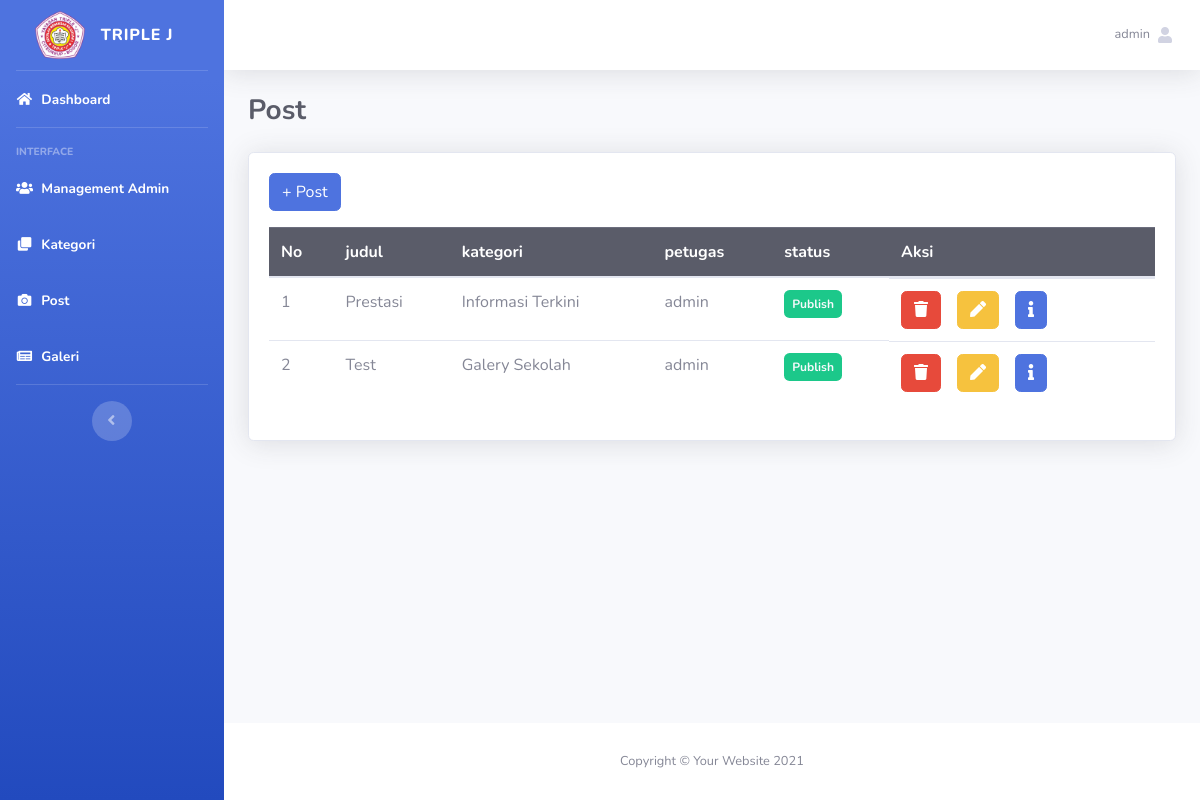
Screenshot of /post.php (signed in) with the database file from the repository.
### tables this page shows
CREATE TABLE `posts` (
  `id` int(11) NOT NULL,
  `judul` varchar(255) NOT NULL,
  `kategori_id` int(11) NOT NULL,
  `isi` text NOT NULL,
  `petugas_id` int(11) NOT NULL,
  `status` varchar(255) NOT NULL,
  `created_at` timestamp NOT NULL DEFAULT current_timestamp() ON UPDATE current_timestamp()
);

CREATE TABLE `kategori` (
  `id` int(11) NOT NULL,
  `judul` varchar(255) NOT NULL
);

CREATE TABLE `petugas` (
  `id` int(255) NOT NULL,
  `username` varchar(255) NOT NULL,
  `password` varchar(255) NOT NULL,
  `created_at` timestamp NOT NULL DEFAULT current_timestamp() ON UPDATE current_timestamp()
);

### post.php (the view, shortened to what this page needs)
<!DOCTYPE html>
<html lang="en">
<head>
    <link href="vendor/fontawesome-free/css/all.min.css" rel="stylesheet" type="text/css">
    <link href="css/sb-admin-2.min.css" rel="stylesheet">
</head>
<body id="page-top">
    <div id="wrapper">
    <?php
    include 'sidebar.php'
    ?>
        <div id="content-wrapper" class="d-flex flex-column">
            <div id="content">
                <?php
                include 'navbar.php'
                ?>
                <div class="container-fluid">
                    <div class="d-sm-flex align-items-center justify-content-between mb-4">
                        <h1 class="h3 font-weight-bold mb-0 text-gray-800">Post</h1>
                    </div>
                    <div class="card shadow mb-4">
                        <div class="card-body">
                            <a href="add_post.php" class="btn btn-primary mb-3">+ Post</a>
                            <table class="table">
                            <thead class="table-dark">
                                <tr>
                                    <th>No</th>
                                    <th>judul</th>
                                    <th>kategori</th>
                                    <th>petugas</th>
                                    <th>status</th>
                                    <th>Aksi</th>
                                </tr>
                            </thead>
                                <?php
                            include 'koneksi.php';
                            $no = 1;
                            $data = mysqli_query($conn, "SELECT posts.*, kategori.judul AS nama_kategori, petugas.username AS nama_petugas FROM posts JOIN kategori ON posts.kategori_id = kategori.id JOIN petugas ON posts.petugas_id = petugas.id");
                                        while($d = mysqli_fetch_array($data)){
                                ?>
                                <tr>
                                    <td><?php echo $no++; ?></td>
                                    <td><?php echo $d['judul']; ?></td>
                                    <td><?php echo $d['nama_kategori'] ?></td>
                                    <td><?php echo $d['nama_petugas']; ?></td>
                                    <td>
                                    <?php
                                    $status = $d['status'];
                                    if ($status == 'publish') {
                                    echo '<span class="p-2 badge bg-success text-light" >Publish</span>';
                                    } elseif ($status == 'draft') {
                                    echo '<span class="p-2 badge bg-primary text-light">Draft</span>';
                                    }
                                    ?>
                                    </td>
                                    <td class="d-flex">
                                    <a href="hapus_post.php?id=<?php echo $d['id']; ?>" class="btn btn-danger btn-md mr-3" onclick="return confirm('Apakah anda yakin ingin menghapus data ini?');"><i class="fas fa-trash"></i></a>
                                    <a href="edit_post.php?id=<?php echo $d['id']; ?>" class="btn btn-warning btn-md mr-3">
                                                                        <i class="fas fa-pen"></i>
                                                                    </a>
                                    <a href="#" class="btn btn-primary btn-md mr-3" data-toggle="modal" data-target="#modalView<?php echo $d['id'];?>"><i class="fa fa-info" aria-hidden="true"></i>
                                </a>
                                    </td>
                               </tr>
                                <?php
                            }
                            ?>
                            </table>
                        </div>
                    </div>
                </div>
            </div>
            <footer class="sticky-footer bg-white">
                <div class="container my-auto">
                    <div class="copyright text-center my-auto">
                        <span>Copyright &copy; Your Website 2021</span>
                    </div>
                </div>
            </footer>
        </div>
    </div>
</body>
</html

### sidebar.php (shortened to what this page needs)
<ul class="navbar-nav bg-gradient-primary sidebar sidebar-dark accordion" id="accordionSidebar">
    <a class="sidebar-brand d-flex align-items-center justify-content-center p-3" href="dashboard.php">
        <div class="sidebar-brand-icon"  >
            <img src="img/tj.png" alt="" width="50px" >
        </div>
        <div class="sidebar-brand-text mx-3">Triple J</div>
    </a>
    <hr class="sidebar-divider my-0">
    <li class="nav-item active">
        <a class="nav-link" href="dashboard.php">
            <i class="fas fa-fw fa-home"></i>
            <span>Dashboard</span></a>
    </li>
    <hr class="sidebar-divider">
    <div class="sidebar-heading">
        Interface
    </div>
    <li class="nav-item active">
        <a class="nav-link" href="manajemen_admin.php">
            <i class="fas fa-fw fa-users"></i>
            <span>Management Admin</span></a>
    </li>
    <li class="nav-item active">
        <a class="nav-link" href="kategori.php">
            <i class="fas fa-fw fa-clone"></i>
            <span>Kategori</span></a>
    </li>
    <li class="nav-item active">
        <a class="nav-link" href="post.php">
            <i class="fas fa-fw fa-camera"></i>
            <span>Post</span></a>
    </li>
    <li class="nav-item active">
        <a class="nav-link" href="galeri.php">
            <i class="fas fa-fw fa-newspaper"></i>
            <span>Galeri</span></a>
    </li>
    <hr class="sidebar-divider d-none d-md-block">
    <div class="text-center d-none d-md-inline">
        <button class="rounded-circle border-0" id="sidebarToggle"></button>
    </div>
</ul>

### navbar.php (shortened to what this page needs)
<nav class="navbar navbar-expand navbar-light bg-white topbar mb-4 static-top shadow">
<ul class="navbar-nav ml-auto">
    <li class="nav-item dropdown no-arrow">
        <a class="nav-link dropdown-toggle" href="#" id="userDropdown" role="button"
            data-toggle="dropdown" aria-haspopup="true" aria-expanded="false">
            <span class="mr-2 d-none d-lg-inline text-gray-600 small"><?php echo $_SESSION ['username'];?></span>
            <i class="fas fa-user"></i>
        </a>
    </li>
</ul>
</nav>

### rows the page displays
posts: judul "Prestasi", kategori.judul "Informasi Terkini", petugas.username "admin", status "Publish"
posts: judul "Test", kategori.judul "Galery Sekolah", petugas.username "admin", status "Publish"

### other values shown
$_SESSION ['username'] "admin"
